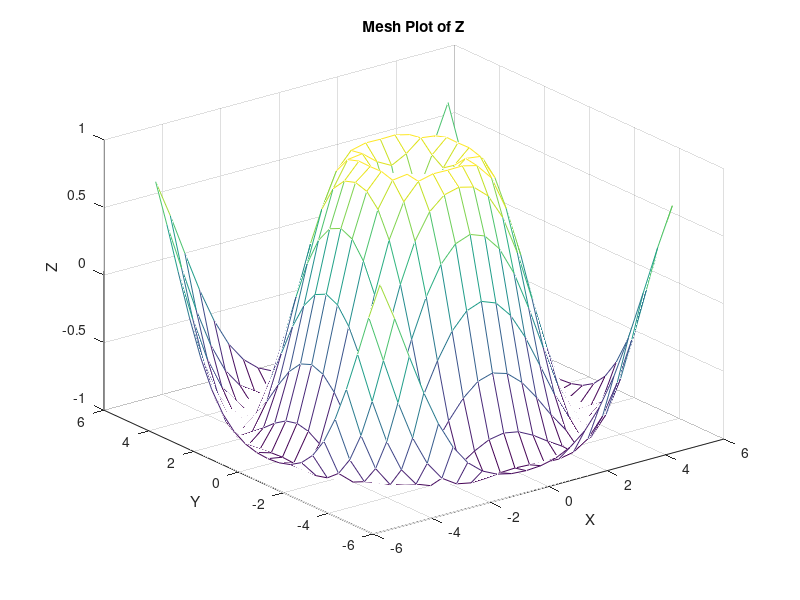
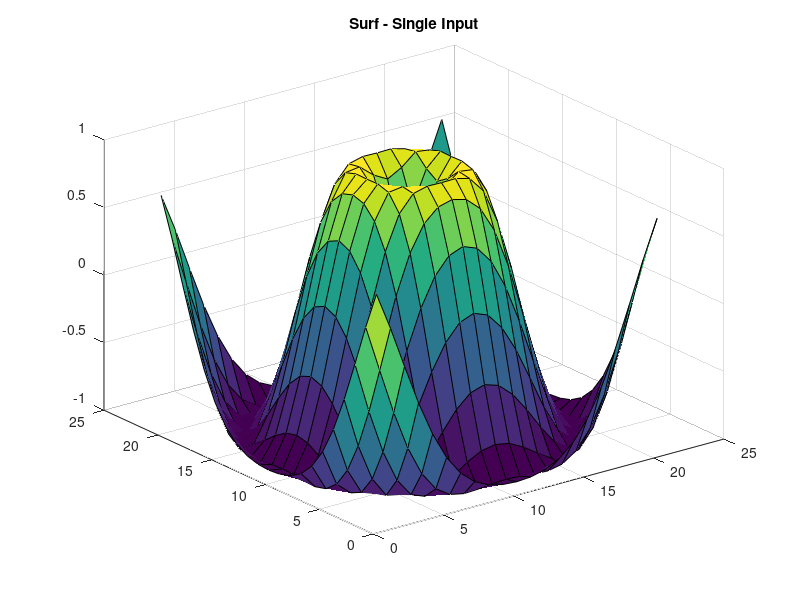
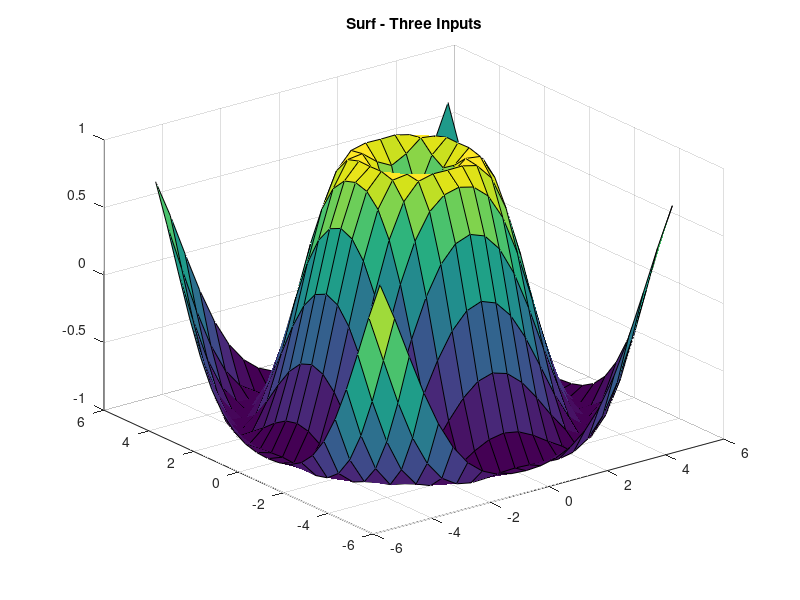
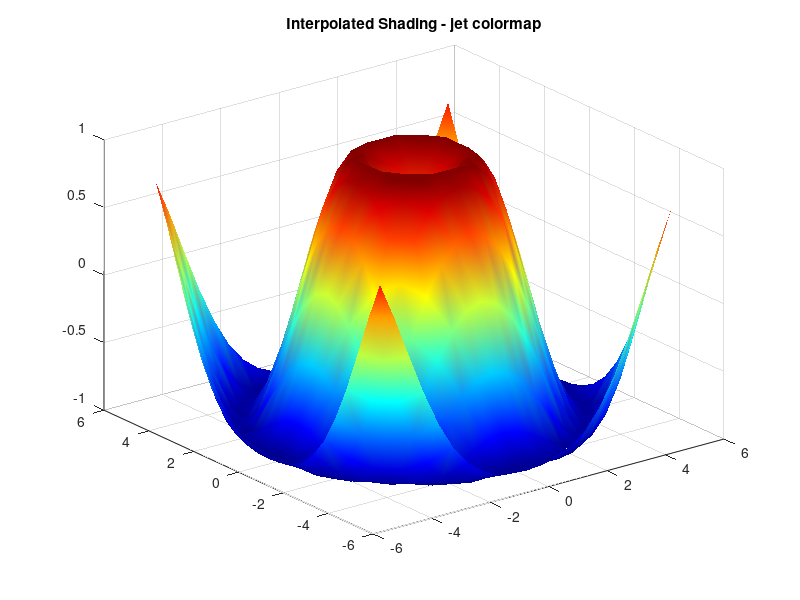

MATLAB code to generate these figures, in order: (Note: this script raises an error after producing the figures.)
%% PROBLEM 3.5:
% An air conditioner must remove heat from:
%   - 20 light bulbs emitting 100 J/s each
%   - 4 appliances emitting 500 J/s each
%   - Heat leaking in from outside at 3000 J/s
% a. How much heat must AC remove per second?
% b. If one AC unit handles 2000 J/s, how many units are needed?

n_bulbs    = 20;
power_bulb = 100;    % J/s
n_appl     = 4;
power_appl = 500;    % J/s
heat_leak  = 3000;   % J/s

% a. Total heat
total_heat = (n_bulbs * power_bulb) + (n_appl * power_appl) + heat_leak;
fprintf('Total heat to remove: %d J/s\n', total_heat);

% b. Number of AC units
ac_capacity = 2000;
n_units     = ceil(total_heat / ac_capacity);
fprintf('AC units needed: %d\n', n_units);

%% PROBLEM 3.15:
% Reactor temperature readings from 3 thermocouples (13 rows of data).
% Data is in thermocouple.dat (or entered manually below).
% a. Find the maximum temperature measured by each thermocouple.
% b. Find the minimum temperature measured by each thermocouple.

% Enter data manually (or load from file with: data = load('thermocouple.dat'))
data = [84.3, 90.0, 86.7;
        86.4, 89.5, 87.6;
        85.2, 88.6, 88.3;
        87.1, 88.9, 85.3;
        83.5, 88.9, 80.3;
        84.8, 90.4, 82.4;
        85.0, 89.3, 83.4;
        85.3, 89.5, 85.4;
        85.3, 88.9, 86.3;
        85.2, 89.1, 85.3;
        82.3, 89.5, 89.0;
        84.7, 89.4, 87.3;
        83.6, 89.8, 87.2];

% a. Maximum temperature per thermocouple
max_temps = max(data);
fprintf('Max Temperatures:\n');
fprintf('  Thermocouple 1: %.1f\n', max_temps(1));
fprintf('  Thermocouple 2: %.1f\n', max_temps(2));
fprintf('  Thermocouple 3: %.1f\n', max_temps(3));

% b. Minimum temperature per thermocouple
min_temps = min(data);
fprintf('Min Temperatures:\n');
fprintf('  Thermocouple 1: %.1f\n', min_temps(1));
fprintf('  Thermocouple 2: %.1f\n', min_temps(2));
fprintf('  Thermocouple 3: %.1f\n', min_temps(3));

%% PROBLEM 5.31:
% Create x and y vectors from -5 to +5 with spacing of 0.5.
% Use meshgrid to map x and y onto 2D arrays X and Y.
% Calculate Z = sin(sqrt(X^2 + Y^2))
% a. mesh plot
% b. surf plot (single input vs three inputs)
% c. interpolated shading with different colormaps
% d. contour plot with clabel labels
% e. combination surface and contour plot

x = -5:0.5:5;
y = -5:0.5:5;
[X, Y] = meshgrid(x, y);
Z = sin(sqrt(X.^2 + Y.^2));

% a. Mesh plot
figure;
mesh(X, Y, Z);
title('Mesh Plot of Z');
xlabel('X'); ylabel('Y'); zlabel('Z');

% b. Surf plot
figure;
surf(Z);
title('Surf - Single Input');

figure;
surf(X, Y, Z);
title('Surf - Three Inputs');

% c. Interpolated shading
figure;
surf(X, Y, Z);
shading interp;
colormap jet;
title('Interpolated Shading - jet colormap');

% d. Contour with labels
figure;
C = contour(X, Y, Z);
clabel(C);
title('Contour Plot');
xlabel('X'); ylabel('Y');

% e. Surface + contour combo
figure;
surfc(X, Y, Z);
title('Surface + Contour');
xlabel('X'); ylabel('Y'); zlabel('Z');

%% PROBLEM 8.2:
% Height of a rocket: height = 2.13t^2 - 0.0013t^4 + 0.000034t^4.751
% Create time vector from 0 to 100 at 2-second intervals
% a. Use find to determine when rocket hits ground (within 2 seconds)
% b. Use max to find maximum height and corresponding time
% c. Plot t vs height until rocket hits ground, with title and axis labels

t = 0:2:100;
height = 2.13*t.^2 - 0.0013*t.^4 + 0.000034*t.^4.751;

% a. Find when rocket hits ground
idx = find(height < 0, 1);
landing_time = t(idx);
fprintf('Rocket hits ground near t = %g seconds\n', landing_time);

% b. Maximum height
[max_height, max_idx] = max(height);
max_time = t(max_idx);
fprintf('Max height = %.2f m at t = %g s\n', max_height, max_time);

% c. Plot until rocket hits ground
t_flight = t(1:idx-1);
h_flight = height(1:idx-1);

figure;
plot(t_flight, h_flight);
title('Rocket Height vs Time');
xlabel('Time (s)');
ylabel('Height (m)');
grid on;

%% PROBLEM 9.14:
% cos(x) can be approximated by Maclaurin series:
% cos(x) = sum from k=1 to inf of (-1)^(k-1) * x^((k-1)*2) / ((k-1)*2)!
% Use a midpoint break loop to find how many terms needed
% to approximate cos(2) within 1e-4 error.
% Limit iterations to maximum of 10.

x         = 2;
true_val  = cos(x);
tolerance = 1e-4;
max_iter  = 10;
approx    = 0;
k         = 1;

while k <= max_iter
    term   = (-1)^(k-1) * x^((k-1)*2) / factorial((k-1)*2);
    approx = approx + term;
    err    = abs(true_val - approx);
    fprintf('k=%d | approx=%.6f | error=%.2e\n', k, approx, err);

    if err < tolerance      % midpoint break
        break;
    end
    k = k + 1;
end

fprintf('\nTerms needed: %d\n', k);
fprintf('Approximation: %.6f\n', approx);
fprintf('True cos(2):   %.6f\n', true_val);

%% ROBLEM 10.22:
% Statically determinate truss with applied force of 1000 lbf at 30 degrees.
% Inner angles theta1 = 45 degrees, theta2 = 65 degrees.
% Determine forces in each member and reactive forces at hinge and roller.
% Solve using matrix equation AX = B

F   = 1000;
a_F = deg2rad(30);
t1  = deg2rad(45);
t2  = deg2rad(65);

% External force components at node 1
Fx = -F * cos(a_F);
Fy = -F * sin(a_F);

% Equilibrium equations: [A]*[F1;F2;F3] = [B]
A = [-cos(t1),  cos(t2),  0;
      sin(t1),  sin(t2),  0;
      cos(t1),  0,       -1];

B = [Fx; Fy; 0];

X = A \ B;
fprintf('F1 (member 1) = %.2f lbf\n', X(1));
fprintf('F2 (member 2) = %.2f lbf\n', X(2));
fprintf('F3 (member 3) = %.2f lbf\n', X(3));

%% PROBLEM 10.23:
% Create a MATLAB function called my_matrix_solver that solves AX = B
% using nested for loops instead of built-in operators.
% Function accepts coefficient matrix A and result matrix B,
% and returns the variable vector X.
% Test with system from previous problem.

% ---- Save the following as my_matrix_solver.m ----
function X = my_matrix_solver(A, B)
    n   = length(B);
    Aug = [A, B];

    % Forward elimination
    for col = 1:n
        for row = col+1:n
            factor = Aug(row,col) / Aug(col,col);
            for k = col:n+1
                Aug(row,k) = Aug(row,k) - factor * Aug(col,k);
            end
        end
    end

    % Back substitution
    X = zeros(n,1);
    for i = n:-1:1
        X(i) = Aug(i, n+1);
        for j = i+1:n
            X(i) = X(i) - Aug(i,j) * X(j);
        end
        X(i) = X(i) / Aug(i,i);
    end
end
% --------------------------------------------------

% Test script (run separately after saving function above):
A_test = [-cos(deg2rad(45)),  cos(deg2rad(65)),  0;
           sin(deg2rad(45)),  sin(deg2rad(65)),  0;
           cos(deg2rad(45)),  0,                -1];
B_test = [-1000*cos(deg2rad(30)); -1000*sin(deg2rad(30)); 0];
X_test = my_matrix_solver(A_test, B_test);
disp('Solution X:'); disp(X_test);

%% PROBLEM 12.12:
% Pendulum frequency equation: f = (1/2pi) * sqrt(mgL / I)
% where f = frequency, m = mass, g = gravity,
%       L = distance from pivot to center of gravity, I = inertia
% Use MATLAB symbolic capability to solve for length L.

syms f m g L I

% Define frequency equation
eqn = f == (1/(2*pi)) * sqrt(m*g*L / I);

% Solve symbolically for L
L_solution = solve(eqn, L);
fprintf('L = ');
disp(L_solution);

% Simplify
L_simplified = simplify(L_solution);
fprintf('Simplified L = ');
disp(L_simplified);

%% PROBLEM 13.10:
% Chemical reaction rate k = k0 * e^(-Q/RT)
% R = 8.314 kJ/kmol·K, Q = activation energy, T = temperature (K)
% Given data: T = [200,400,600,800,1000] K
%             k = [1.46e-7, 0.0012, 0.0244, 0.1099, 0.2710] s^-1
% a. Plot 1/T on x-axis and ln(k) on y-axis
% b. Use polyfit to find slope (-Q/R) and intercept ln(k0)
% c. Calculate Q
% d. Calculate k0

T = [200, 400, 600, 800, 1000];
k = [1.46e-7, 0.0012, 0.0244, 0.1099, 0.2710];
R = 8.314;

x = 1./T;
y = log(k);

% a. Plot
figure;
plot(x, y, 'o-');
xlabel('1/T  (K^{-1})');
ylabel('ln(k)');
title('Arrhenius Plot');
grid on;

% b. Linear fit
coeffs    = polyfit(x, y, 1);
slope     = coeffs(1);      % = -Q/R
intercept = coeffs(2);      % = ln(k0)
fprintf('Slope    (-Q/R)  = %.4f\n', slope);
fprintf('Intercept ln(k0) = %.4f\n', intercept);

% c. Activation energy Q
Q = -slope * R;
fprintf('Q = %.2f kJ/kmol\n', Q);

% d. Pre-exponential factor k0
k0 = exp(intercept);
fprintf('k0 = %.4e s^-1\n', k0);

%% PROBLEM 14.5:
% Plot y = sin(x) for x from -2pi to +2pi.
% Assign plot an object handle and use dot notation to change:
%   a. Line color to green
%   b. Line style to dashed
%   c. Line width to 2
%
% PROBLEM 14.6:
% Using the figure handle from 14.5, change:
%   a. Figure background color to red
%   b. Figure name to "A Sine Function"
%
% PROBLEM 14.7:
% Using the axes handle from 14.5, change:
%   a. Background color to blue
%   b. x-axis scale to log

x = -2*pi : 0.01 : 2*pi;
y = sin(x);

% 14.5
fig = figure;
h   = plot(x, y);

h.Color     = 'green';   % a.
h.LineStyle = '--';      % b.
h.LineWidth = 2;         % c.

% 14.6
fig.Color = 'red';             % a.
fig.Name  = 'A Sine Function'; % b.

% 14.7
ax        = gca;
ax.Color  = 'blue';   % a.
ax.XScale = 'log';    % b.
